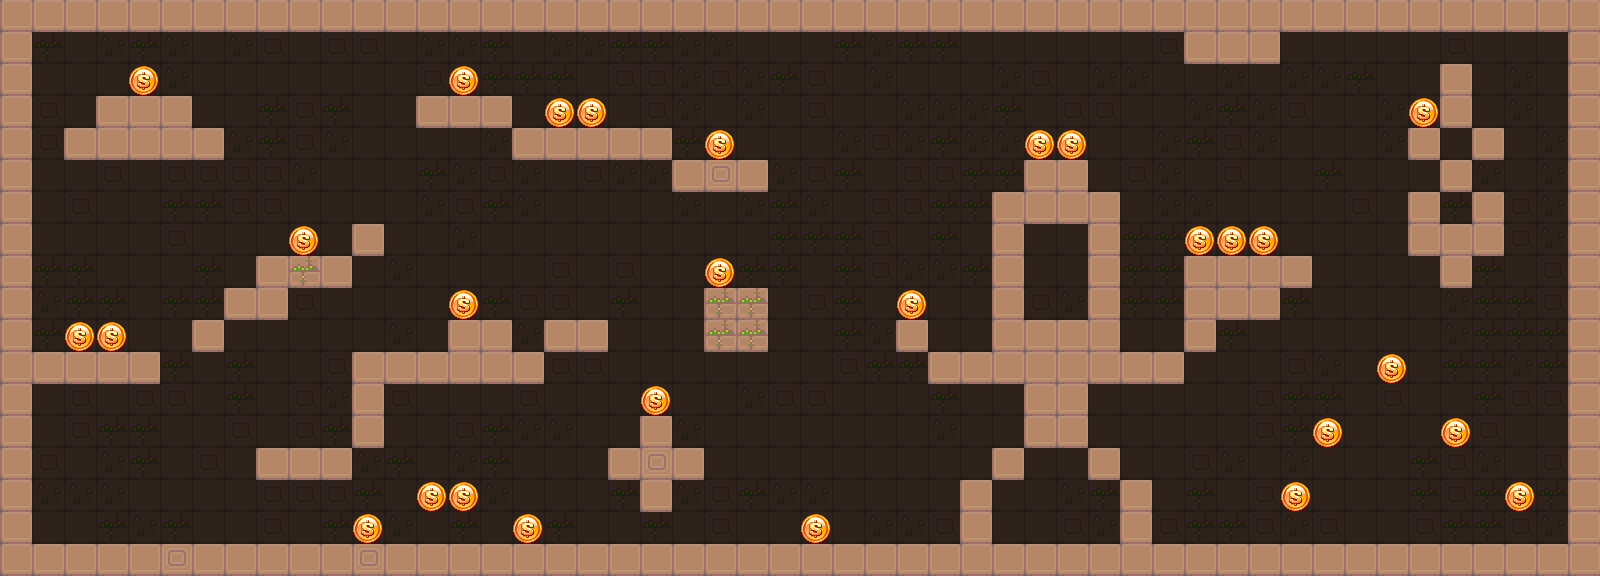

The image is a tile-based game level rendered from a .tmx file. Its description and complete source (layers, tilesets, objects, tile grids) follow:
An orthogonal 50x18 tile map with 32x32 px tiles, 3 tile layers (Background Layer, Ground Layer, Coin Layer), 2 tilesets.

<map version="1.0" tiledversion="1.0.3" orientation="orthogonal" renderorder="right-down" width="50" height="18" tilewidth="32" tileheight="32" nextobjectid="1">
 <tileset firstgid="1" name="ground_1x1" tilewidth="32" tileheight="32" tilecount="25" columns="25">
  <image source="../tiles/ground_1x1.png" width="800" height="32" />
  <tile id="1">
   <properties>
    <property name="bounce" value="1" />
   </properties>
  </tile>
 </tileset>
 <tileset firstgid="26" name="coin" tilewidth="32" tileheight="32" tilecount="6" columns="6">
  <image source="../../sprites/coin.png" width="192" height="32" />
 </tileset>
 <layer name="Background Layer" width="50" height="18" opacity="0.25">
  <data encoding="csv">
1,9,1,1,9,4,9,11,9,1,4,1,4,1,4,1,1,9,11,4,9,4,4,11,11,9,4,1,9,11,9,1,1,4,1,1,1,1,1,1,1,1,1,1,1,1,1,9,9,1,
9,11,1,4,11,4,1,4,9,1,9,9,1,4,4,11,1,4,4,11,11,4,4,1,1,1,11,4,11,11,1,1,1,1,1,1,9,1,1,9,1,1,1,1,1,9,1,1,1,9,
11,1,1,1,11,4,1,1,1,1,1,1,1,9,1,11,11,11,1,9,9,4,9,4,11,9,1,4,1,1,1,4,9,1,4,4,1,1,4,1,4,4,11,1,1,9,1,4,1,9,
11,9,1,9,1,1,1,1,11,9,11,1,1,1,1,1,1,1,1,1,9,4,1,4,1,9,1,1,4,4,4,11,1,9,9,1,1,4,11,4,9,1,1,4,1,11,1,4,1,4,
9,9,1,1,1,4,4,4,11,9,4,1,1,1,1,4,11,1,11,1,1,11,9,1,1,1,4,9,4,11,4,4,4,11,1,1,4,11,9,4,1,1,1,4,1,1,1,1,4,9,
11,1,1,9,1,9,9,9,9,4,1,1,1,11,4,9,4,1,9,4,4,1,1,1,4,9,11,1,9,9,11,11,4,1,1,9,4,1,9,1,1,11,1,1,1,1,4,1,4,1,
11,1,9,1,1,11,11,9,9,1,1,1,1,4,9,11,4,1,1,1,1,4,1,4,11,4,1,9,9,11,11,9,11,1,1,1,4,4,1,1,1,1,9,1,1,11,1,9,4,4,
1,1,1,1,1,9,1,1,1,1,1,11,1,1,4,1,1,1,1,1,1,1,1,1,11,11,11,9,1,11,1,4,1,1,11,11,11,11,1,1,1,1,1,1,1,9,1,9,4,11,
1,11,11,1,1,1,11,1,1,1,4,1,4,1,1,1,1,9,1,9,1,1,1,11,11,1,11,9,4,4,11,1,1,1,9,11,11,4,1,9,11,1,1,1,1,9,11,1,9,1,
4,4,11,11,1,11,11,1,1,9,1,1,1,1,1,11,9,9,1,11,1,1,1,1,1,9,11,1,1,1,1,1,9,4,1,11,11,1,1,1,11,1,1,1,1,4,11,11,9,4,
4,11,11,4,1,1,1,1,1,1,1,1,4,1,11,4,4,4,1,1,1,1,11,9,1,1,11,4,4,1,1,1,9,4,11,1,1,1,11,1,1,1,1,1,1,4,11,11,11,4,
1,11,4,4,11,11,1,11,1,1,9,1,1,1,1,1,1,9,9,1,1,1,1,1,1,1,9,11,11,1,1,1,1,1,1,1,1,1,1,1,9,4,1,1,1,11,11,4,11,4,
1,1,9,1,9,9,1,11,1,9,4,1,9,1,1,1,9,1,1,1,1,1,1,4,9,9,1,1,1,11,1,1,4,1,1,1,1,1,1,9,11,11,1,9,1,1,11,9,9,9,
4,1,9,11,11,1,1,9,1,9,11,9,1,1,9,11,4,4,1,1,1,4,1,1,1,1,1,1,1,4,1,1,1,1,1,1,1,1,1,9,11,9,1,1,1,9,9,1,1,9,
9,9,1,4,11,1,9,1,9,1,1,4,11,1,4,11,1,1,1,1,1,1,1,1,1,1,1,1,1,1,1,1,1,1,4,1,1,9,4,1,4,1,1,1,11,9,4,1,9,1,
4,4,4,4,1,1,1,1,9,9,9,11,1,9,9,4,1,1,1,11,11,4,9,11,4,4,1,1,1,1,1,1,1,4,11,1,1,11,1,9,4,1,1,1,11,9,11,9,11,1,
1,1,1,11,4,11,1,1,9,1,11,11,4,1,11,1,1,11,1,1,11,1,9,1,1,1,1,4,4,9,1,1,1,9,4,11,9,11,11,9,4,9,1,1,9,11,11,9,4,9,
11,11,11,1,11,11,4,1,1,1,11,9,11,4,1,1,9,9,11,1,1,1,1,4,9,4,9,11,1,1,11,4,1,4,9,11,9,4,1,11,1,11,1,9,11,9,9,1,4,4
</data>
 </layer>
 <layer name="Ground Layer" width="50" height="18">
  <properties>
   <property name="collides" value="true" />
  </properties>
  <data encoding="csv">
1,1,1,1,1,1,1,1,1,1,1,1,1,1,1,1,1,1,1,1,1,1,1,1,1,1,1,1,1,1,1,1,1,1,1,1,1,1,1,1,1,1,1,1,1,1,1,1,1,1,
1,0,0,0,0,0,0,0,0,0,0,0,0,0,0,0,0,0,0,0,0,0,0,0,0,0,0,0,0,0,0,0,0,0,0,0,0,1,1,1,0,0,0,0,0,0,0,0,0,1,
1,0,0,0,0,0,0,0,0,0,0,0,0,0,0,0,0,0,0,0,0,0,0,0,0,0,0,0,0,0,0,0,0,0,0,0,0,0,0,0,0,0,0,0,0,1,0,0,0,1,
1,0,0,1,1,1,0,0,0,0,0,0,0,1,1,1,0,0,0,0,0,0,0,0,0,0,0,0,0,0,0,0,0,0,0,0,0,0,0,0,0,0,0,0,0,1,0,0,0,1,
1,0,1,1,1,1,1,0,0,0,0,0,0,0,0,0,1,1,1,1,1,0,0,0,0,0,0,0,0,0,0,0,0,0,0,0,0,0,0,0,0,0,0,0,1,0,1,0,0,1,
1,0,0,0,0,0,0,0,0,0,0,0,0,0,0,0,0,0,0,0,0,1,9,1,0,0,0,0,0,0,0,0,1,1,0,0,0,0,0,0,0,0,0,0,0,1,0,0,0,1,
1,0,0,0,0,0,0,0,0,0,0,0,0,0,0,0,0,0,0,0,0,0,0,0,0,0,0,0,0,0,0,1,1,1,1,0,0,0,0,0,0,0,0,0,1,0,1,0,0,1,
1,0,0,0,0,0,0,0,0,0,0,1,0,0,0,0,0,0,0,0,0,0,0,0,0,0,0,0,0,0,0,1,0,0,1,0,0,0,0,0,0,0,0,0,1,1,1,0,0,1,
1,0,0,0,0,0,0,0,1,11,1,0,0,0,0,0,0,0,0,0,0,0,0,0,0,0,0,0,0,0,0,1,0,0,1,0,0,1,1,1,1,0,0,0,0,1,0,0,0,1,
1,0,0,0,0,0,0,1,1,0,0,0,0,0,0,0,0,0,0,0,0,0,11,11,0,0,0,0,0,0,0,1,0,0,1,0,0,1,1,1,0,0,0,0,0,0,0,0,0,1,
1,0,0,0,0,0,1,0,0,0,0,0,0,0,1,1,0,1,1,0,0,0,11,11,0,0,0,0,1,0,0,1,1,1,1,0,0,1,0,0,0,0,0,0,0,0,0,0,0,1,
1,1,1,1,1,0,0,0,0,0,0,1,1,1,1,1,1,0,0,0,0,0,0,0,0,0,0,0,0,1,1,1,1,1,1,1,1,0,0,0,0,0,0,0,0,0,0,0,0,1,
1,0,0,0,0,0,0,0,0,0,0,1,0,0,0,0,0,0,0,0,0,0,0,0,0,0,0,0,0,0,0,0,1,1,0,0,0,0,0,0,0,0,0,0,0,0,0,0,0,1,
1,0,0,0,0,0,0,0,0,0,0,1,0,0,0,0,0,0,0,0,1,0,0,0,0,0,0,0,0,0,0,0,1,1,0,0,0,0,0,0,0,0,0,0,0,0,0,0,0,1,
1,0,0,0,0,0,0,0,1,1,1,0,0,0,0,0,0,0,0,1,9,1,0,0,0,0,0,0,0,0,0,1,0,0,1,0,0,0,0,0,0,0,0,0,0,0,0,0,0,1,
1,0,0,0,0,0,0,0,0,0,0,0,0,0,0,0,0,0,0,0,1,0,0,0,0,0,0,0,0,0,1,0,0,0,0,1,0,0,0,0,0,0,0,0,0,0,0,0,0,1,
1,0,0,0,0,0,0,0,0,0,0,0,0,0,0,0,0,0,0,0,0,0,0,0,0,0,0,0,0,0,1,0,0,0,0,1,0,0,0,0,0,0,0,0,0,0,0,0,0,1,
1,1,1,1,1,9,1,1,1,1,1,9,1,1,1,1,1,1,1,1,1,1,1,1,1,1,1,1,1,1,1,1,1,1,1,1,1,1,1,1,1,1,1,1,1,1,1,1,1,1
</data>
 </layer>
 <layer name="Coin Layer" width="50" height="18">
  <properties>
   <property name="collides" value="true" />
  </properties>
  <data encoding="csv">
0,0,0,0,0,0,0,0,0,0,0,0,0,0,0,0,0,0,0,0,0,0,0,0,0,0,0,0,0,0,0,0,0,0,0,0,0,0,0,0,0,0,0,0,0,0,0,0,0,0,
0,0,0,0,0,0,0,0,0,0,0,0,0,0,0,0,0,0,0,0,0,0,0,0,0,0,0,0,0,0,0,0,0,0,0,0,0,0,0,0,0,0,0,0,0,0,0,0,0,0,
0,0,0,0,26,0,0,0,0,0,0,0,0,0,26,0,0,0,0,0,0,0,0,0,0,0,0,0,0,0,0,0,0,0,0,0,0,0,0,0,0,0,0,0,0,0,0,0,0,0,
0,0,0,0,0,0,0,0,0,0,0,0,0,0,0,0,0,26,26,0,0,0,0,0,0,0,0,0,0,0,0,0,0,0,0,0,0,0,0,0,0,0,0,0,26,0,0,0,0,0,
0,0,0,0,0,0,0,0,0,0,0,0,0,0,0,0,0,0,0,0,0,0,26,0,0,0,0,0,0,0,0,0,26,26,0,0,0,0,0,0,0,0,0,0,0,0,0,0,0,0,
0,0,0,0,0,0,0,0,0,0,0,0,0,0,0,0,0,0,0,0,0,0,0,0,0,0,0,0,0,0,0,0,0,0,0,0,0,0,0,0,0,0,0,0,0,0,0,0,0,0,
0,0,0,0,0,0,0,0,0,0,0,0,0,0,0,0,0,0,0,0,0,0,0,0,0,0,0,0,0,0,0,0,0,0,0,0,0,0,0,0,0,0,0,0,0,0,0,0,0,0,
0,0,0,0,0,0,0,0,0,26,0,0,0,0,0,0,0,0,0,0,0,0,0,0,0,0,0,0,0,0,0,0,0,0,0,0,0,26,26,26,0,0,0,0,0,0,0,0,0,0,
0,0,0,0,0,0,0,0,0,0,0,0,0,0,0,0,0,0,0,0,0,0,26,0,0,0,0,0,0,0,0,0,0,0,0,0,0,0,0,0,0,0,0,0,0,0,0,0,0,0,
0,0,0,0,0,0,0,0,0,0,0,0,0,0,26,0,0,0,0,0,0,0,0,0,0,0,0,0,26,0,0,0,0,0,0,0,0,0,0,0,0,0,0,0,0,0,0,0,0,0,
0,0,26,26,0,0,0,0,0,0,0,0,0,0,0,0,0,0,0,0,0,0,0,0,0,0,0,0,0,0,0,0,0,0,0,0,0,0,0,0,0,0,0,0,0,0,0,0,0,0,
0,0,0,0,0,0,0,0,0,0,0,0,0,0,0,0,0,0,0,0,0,0,0,0,0,0,0,0,0,0,0,0,0,0,0,0,0,0,0,0,0,0,0,26,0,0,0,0,0,0,
0,0,0,0,0,0,0,0,0,0,0,0,0,0,0,0,0,0,0,0,26,0,0,0,0,0,0,0,0,0,0,0,0,0,0,0,0,0,0,0,0,0,0,0,0,0,0,0,0,0,
0,0,0,0,0,0,0,0,0,0,0,0,0,0,0,0,0,0,0,0,0,0,0,0,0,0,0,0,0,0,0,0,0,0,0,0,0,0,0,0,0,26,0,0,0,26,0,0,0,0,
0,0,0,0,0,0,0,0,0,0,0,0,0,0,0,0,0,0,0,0,0,0,0,0,0,0,0,0,0,0,0,0,0,0,0,0,0,0,0,0,0,0,0,0,0,0,0,0,0,0,
0,0,0,0,0,0,0,0,0,0,0,0,0,26,26,0,0,0,0,0,0,0,0,0,0,0,0,0,0,0,0,0,0,0,0,0,0,0,0,0,26,0,0,0,0,0,0,26,0,0,
0,0,0,0,0,0,0,0,0,0,0,26,0,0,0,0,26,0,0,0,0,0,0,0,0,26,0,0,0,0,0,0,0,0,0,0,0,0,0,0,0,0,0,0,0,0,0,0,0,0,
0,0,0,0,0,0,0,0,0,0,0,0,0,0,0,0,0,0,0,0,0,0,0,0,0,0,0,0,0,0,0,0,0,0,0,0,0,0,0,0,0,0,0,0,0,0,0,0,0,0
</data>
 </layer>
</map>
